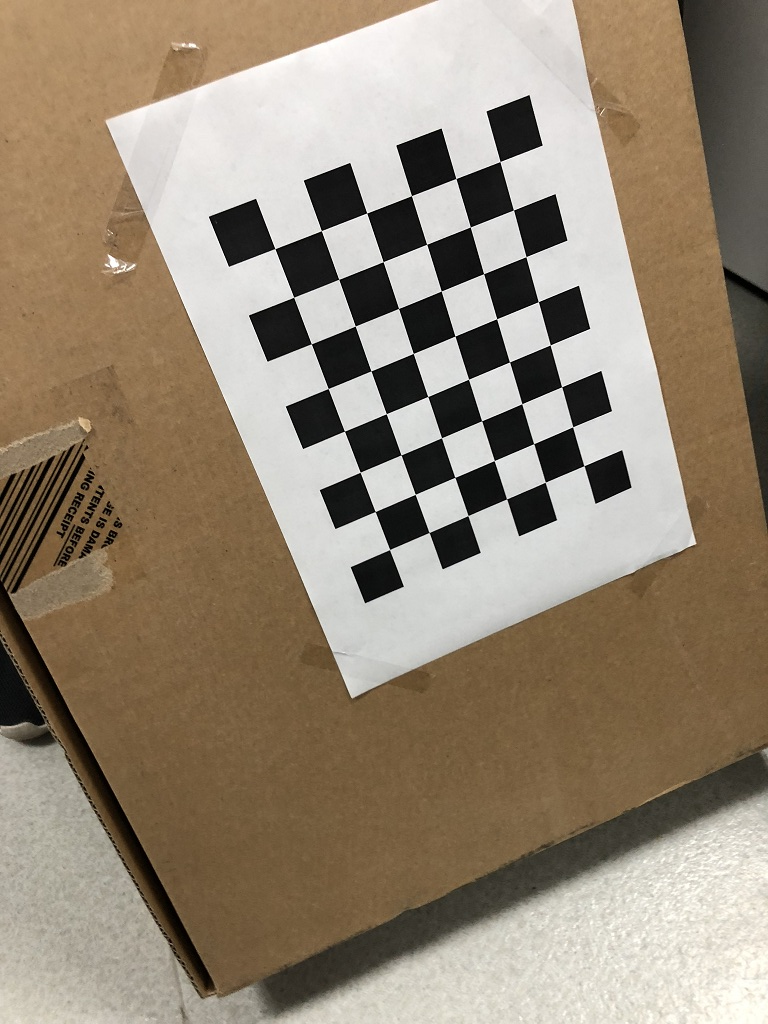
#> input picture cam_calibrate/test/00.jpg, 768 x 1024 px; its folder holds 5 pictures in this run
$ python calibrate.py
#> lines starting #> are read from the running program, lines starting #| are printed output that depends on the picture
import cv2
import glob
import numpy as np
import os

def getCorner(image):
    #image = "../*.jpg"
    CHECKERBOARD = (8,6) #棋盘格角点数量
    subpix_criteria = (cv2.TERM_CRITERIA_EPS+cv2.TERM_CRITERIA_MAX_ITER, 30, 0.1) #找角点
    objp = np.zeros((1, CHECKERBOARD[0]*CHECKERBOARD[1], 3), np.float32)
    objp[0,:,:2] = np.mgrid[0:CHECKERBOARD[0], 0:CHECKERBOARD[1]].T.reshape(-1, 2)
    _img_shape = None
    objpoints = [] # 3d point in real world space,存储棋盘格角点的世界坐标和图像坐标对
    imgpoints = [] # 2d points in image plane.
    images = glob.glob(image) #读取同一路径下图片
    for fname in images:
        img = cv2.imread(fname) #source image
#> img is the input picture: shape (1024, 768, 3); mean B, G, R 117.1, 135.4, 149.1
        # [5 lines of commented-out code are left out]
        gray = cv2.cvtColor(img,cv2.COLOR_BGR2GRAY) #转灰度
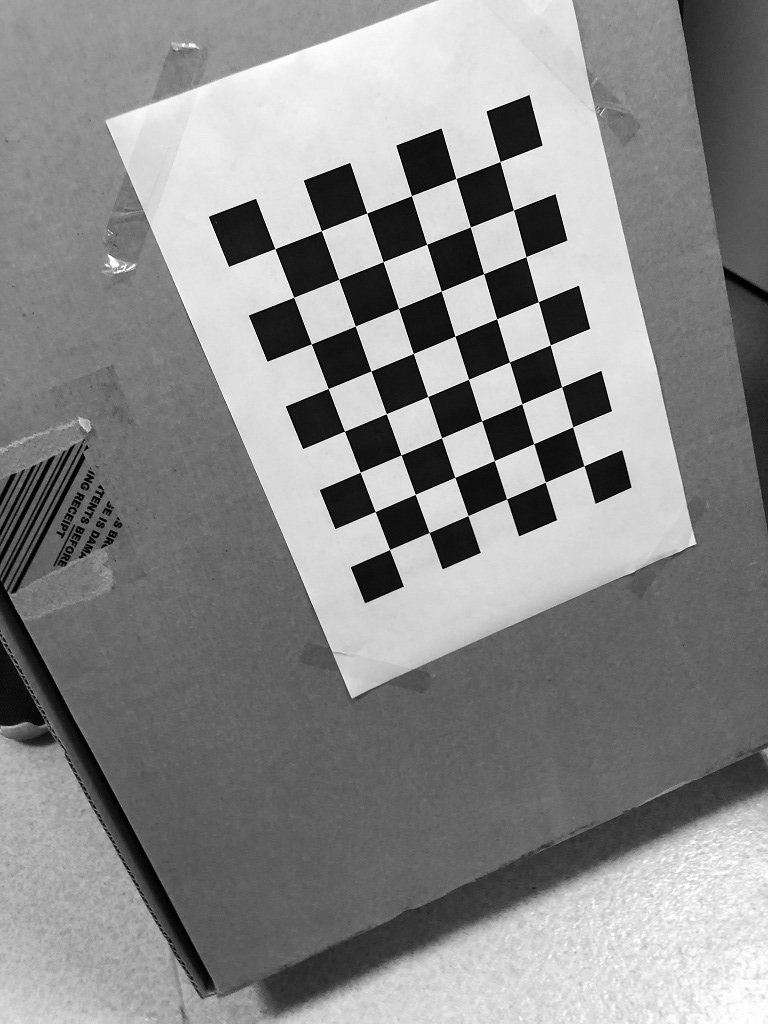
#> gray: shape (1024, 768); min 0, max 255, mean 137.4
        ret, corners = cv2.findChessboardCorners(gray, CHECKERBOARD,
    cv2.CALIB_CB_ADAPTIVE_THRESH+cv2.CALIB_CB_FAST_CHECK+cv2.CALIB_CB_NORMALIZE_IMAGE)
#> ret = True; corners = 48 rows, first 8: [500, 161.5], [513.5, 210], [525.9, 256.7], [538.2, 301.6], [550.3, 344.9], [561.7, 386.8], [572.6, 426.8], [584, 465.7]
        if ret == True:
            #亚像素级角点
            objpoints.append(objp)
            corners_sub=cv2.cornerSubPix(gray,corners,(3,3),(-1,-1),subpix_criteria)
#> corners_sub = 48 rows, first 8: [500, 161.5], [513.5, 210], [525.9, 256.6], [538.3, 301.6], [550.3, 344.9], [561.6, 386.8], [572.6, 426.8], [583.9, 465.7]
            imgpoints.append(corners)
            #在图像上显示角点
            # cv2.drawChessboardCorners(img, (8,6), corners_sub, ret)
            # cv2.imshow('findCorners',img)
            cv2.waitKey(1000)
#> pass 2 of the loop in getCorner, `for fname in images:`:
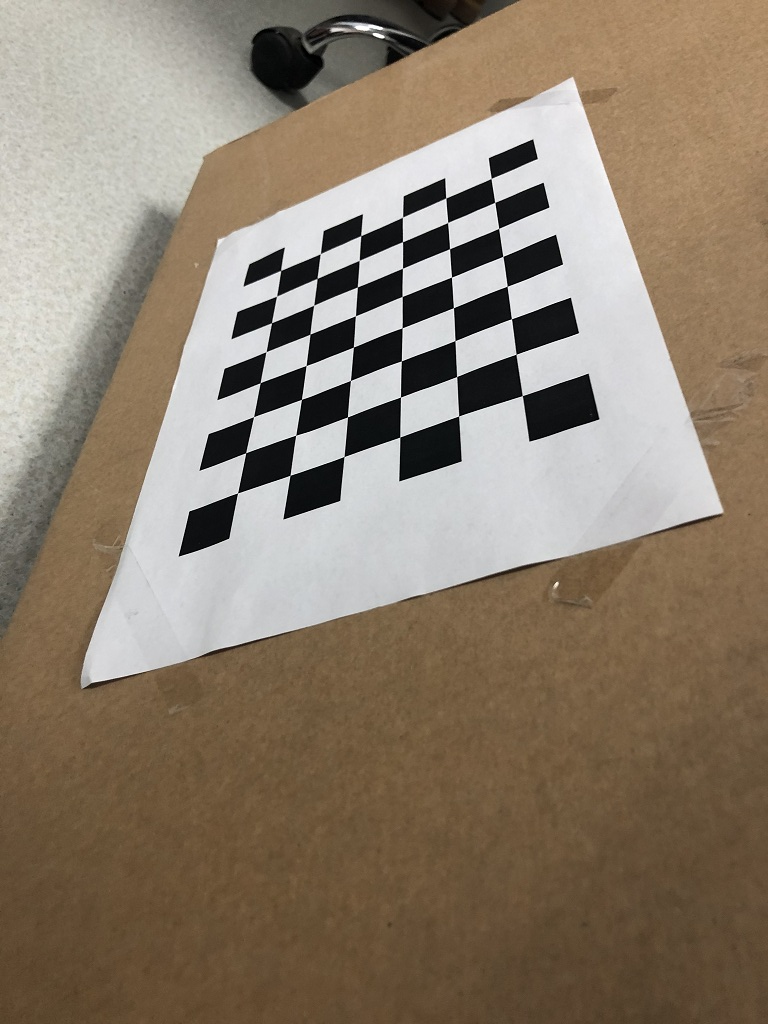
#> input picture cam_calibrate/test/01.jpg, 768 x 1024 px
#> in getCorner, img is the input picture: shape (1024, 768, 3); mean B, G, R 109.4, 126.2, 140.2
#> in getCorner, `gray = cv2.cvtColor(img,cv2.COLOR_BGR2GRAY)`:
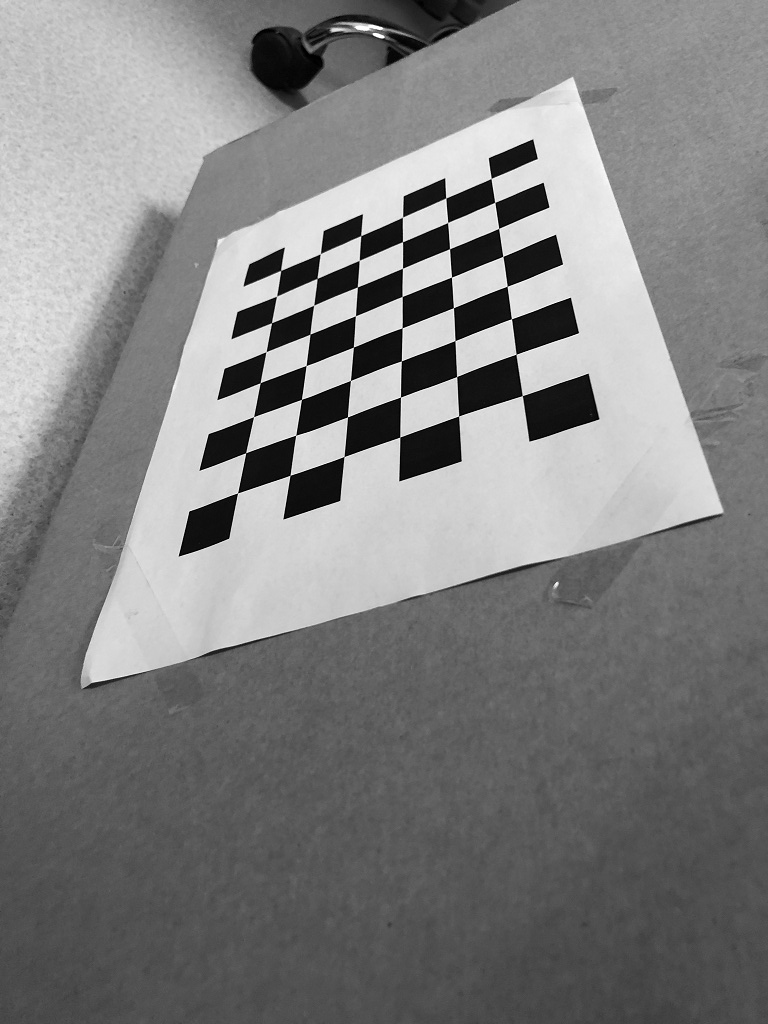
#> gray: shape (1024, 768); min 0, max 255, mean 128.5
#> corners = 48 rows, first 8: [491.1, 178.4], [494.7, 202.3], [498.6, 228.4], [502.8, 256.4], [507.3, 286.2], [511.4, 318.8], [516.2, 354.2], [522.2, 395.6]
#> corners_sub = 48 rows, first 8: [491.1, 178.4], [494.7, 202.4], [498.6, 228.4], [502.8, 256.4], [507.3, 286.2], [511.4, 318.7], [516.2, 354.2], [522.3, 395.6]
#> pass 3 of the loop in getCorner, `for fname in images:`:
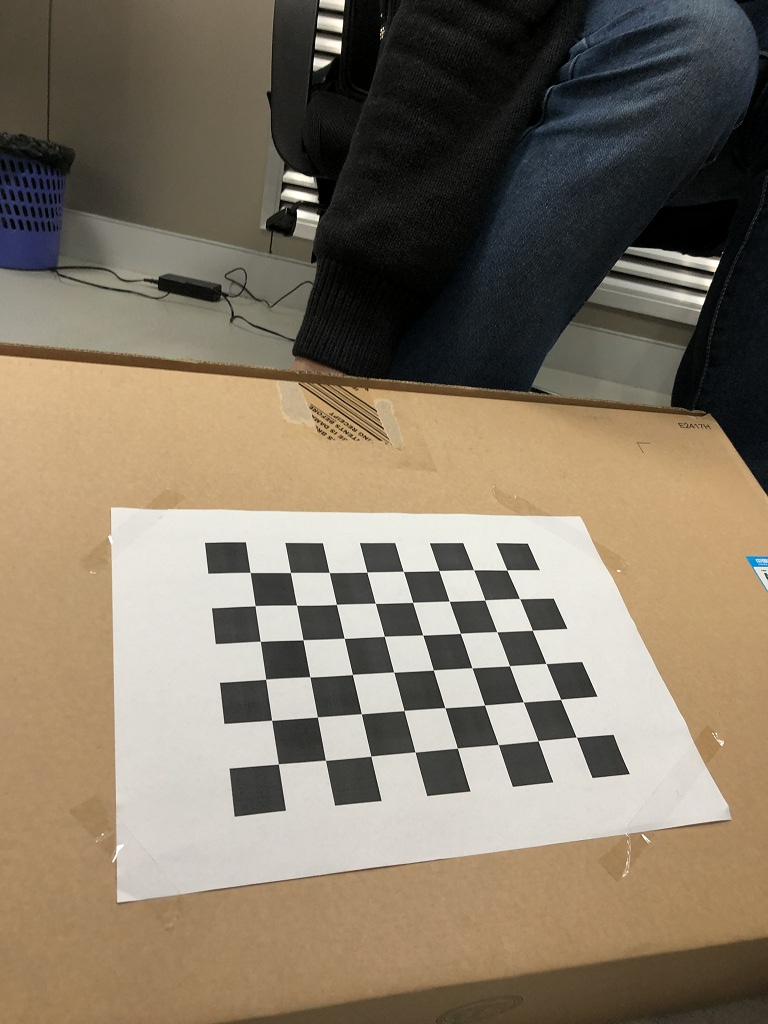
#> input picture cam_calibrate/test/02.jpg, 768 x 1024 px
#> in getCorner, img is the input picture: shape (1024, 768, 3); mean B, G, R 101.6, 119.3, 131.6
#> in getCorner, `gray = cv2.cvtColor(img,cv2.COLOR_BGR2GRAY)`:
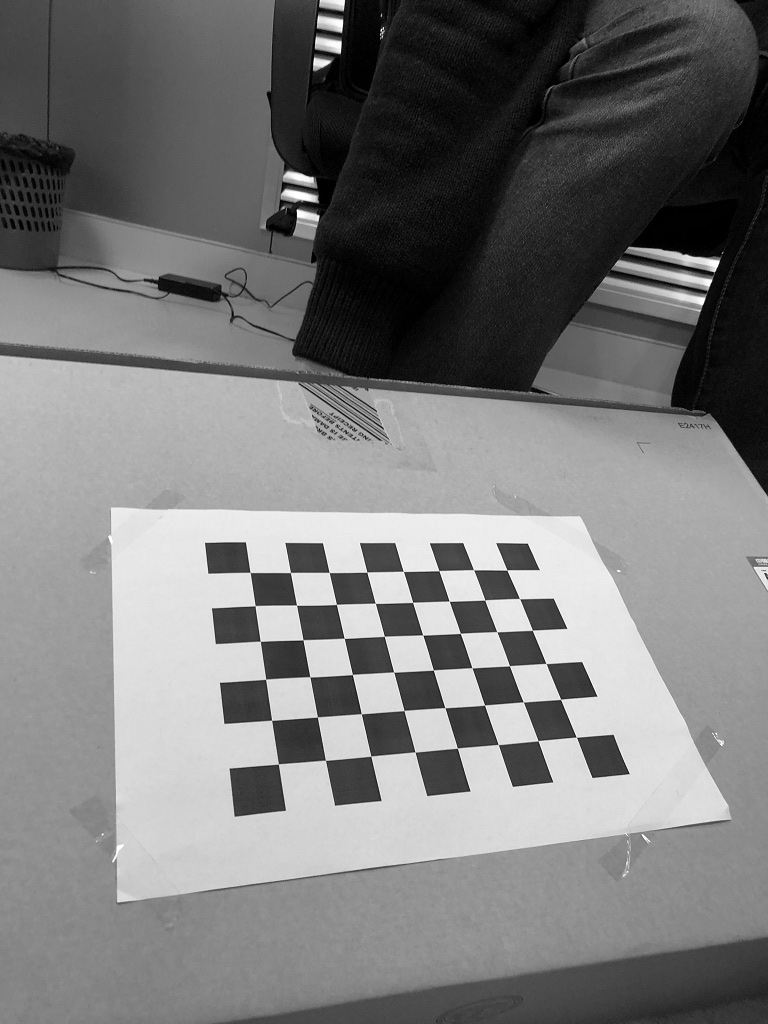
#> gray: shape (1024, 768); min 0, max 255, mean 121
#> corners = 48 rows, first 8: [250.2, 572.5], [290.4, 572.5], [329.2, 572.4], [366.8, 572.2], [403.4, 571.4], [438.9, 570.6], [473.6, 569.7], [507, 569.9]
#> corners_sub = 48 rows, first 8: [250.2, 572.4], [290.4, 572.5], [329.2, 572.4], [366.8, 572.2], [403.4, 571.4], [438.9, 570.6], [473.6, 569.7], [506.9, 570]
#> the loop made 5 passes; the first 3 are shown
    cv2.destroyAllWindows()
    img_shape = gray.shape[::-1]
#> img_shape = (768, 1024)
    return objpoints, imgpoints, img_shape

if __name__ == "__main__":
    print(os.getcwd())
    obj_p, img_p, img_shape = getCorner("C:/Users/Dell/Desktop/cvhw-zdt/cam_calibrate/test/*.jpg")
    '''
    传入所有图片各自角点的三维、二维坐标，相机标定。
    每张图片都有自己的旋转和平移矩阵，但是相机内参和畸变系数只有一组。
    mtx，相机内参；dist，畸变系数；revcs，旋转矩阵；tvecs，平移矩阵。
    '''
    ret, mtx, dist, rvecs, tvecs = cv2.calibrateCamera(obj_p, img_p, img_shape,None,None)
    img = cv2.imread('C:/Users/Dell/Desktop/cvhw-zdt/cam_calibrate/test/14.jpg') #输入目标图像
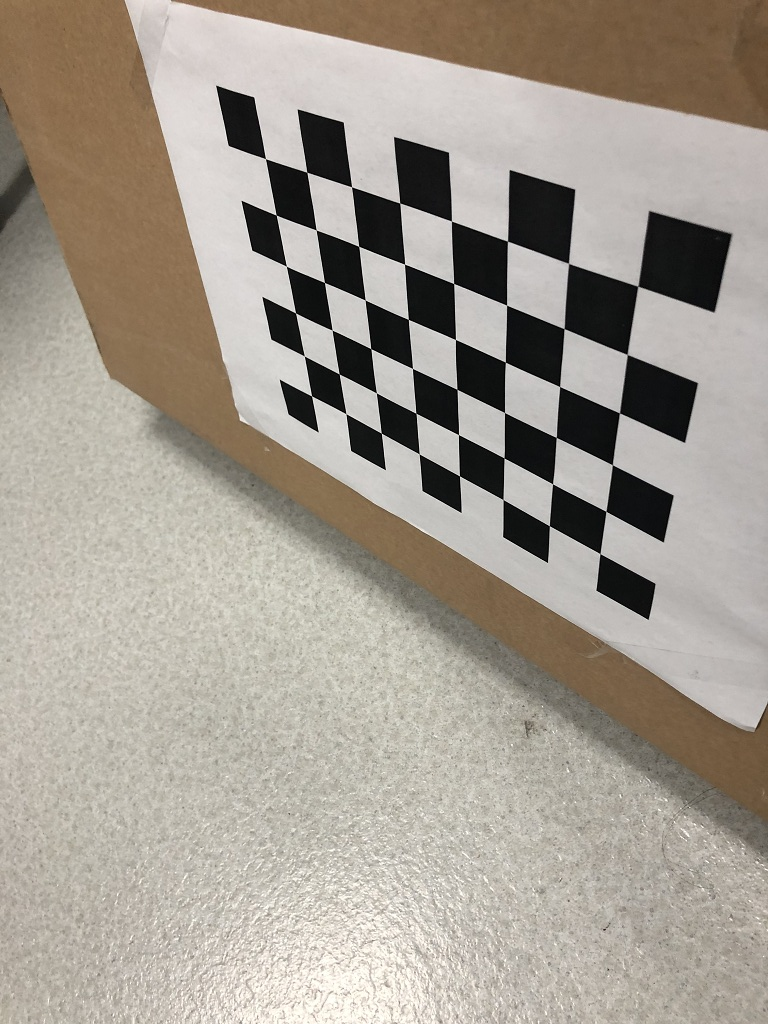
#> input picture cam_calibrate/test/14.jpg, 768 x 1024 px, found by its file name
#> img is the input picture: shape (1024, 768, 3); mean B, G, R 146.1, 156.6, 164.1
    h,w = img.shape[:2]
#> h = 1024; w = 768
    '''
    优化相机内参
    参数1表示保留所有像素点，同时可能引入黑色像素，
    设为0表示尽可能裁剪不想要的像素，0-1都可以取。
    '''
    newcameramtx, roi=cv2.getOptimalNewCameraMatrix(mtx,dist,(w,h),0,(w,h))
    dst = cv2.undistort(img, mtx, dist, None, newcameramtx) #纠正畸变
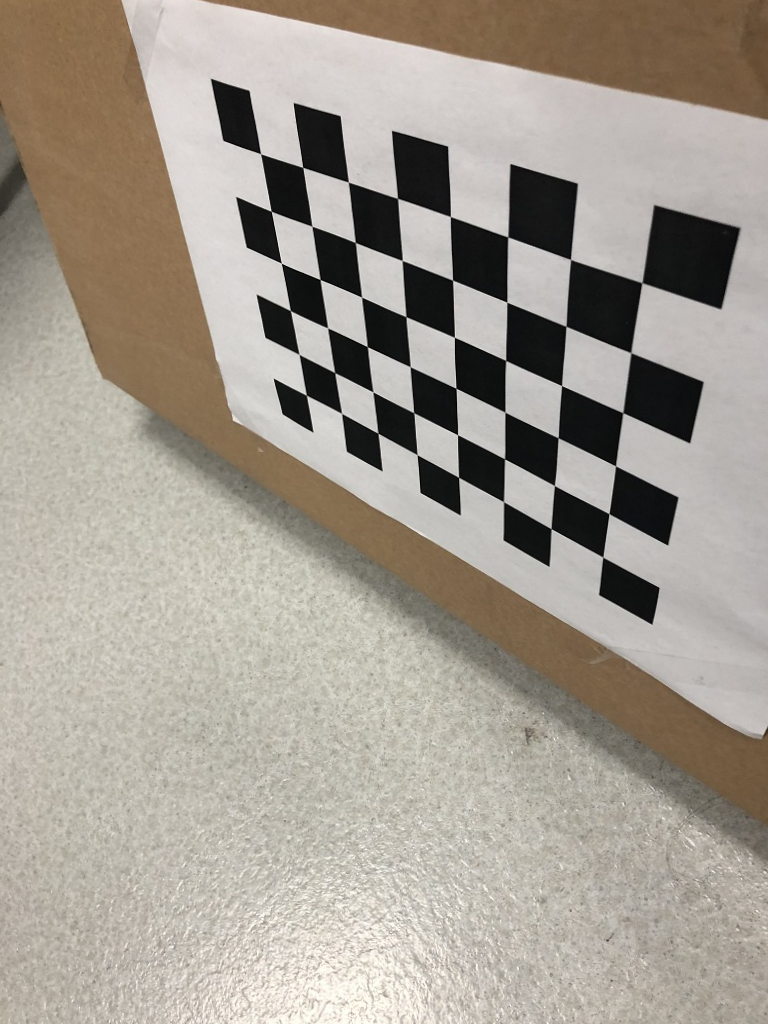
#> dst: shape (1024, 768, 3); mean B, G, R 146.2, 156.5, 163.8
    #输出纠正畸变以后的图片
    x,y,w,h = roi
    dst = dst[y:y+h, x:x+w]
#> dst: shape (1023, 767, 3)
    cv2.namedWindow("result",cv2.WINDOW_NORMAL)
    cv2.imshow("result",dst)
    cv2.waitKey()
    #输出内参矩阵和畸变矩阵
    print ("newcameramtx:/n",newcameramtx)
    print ("dist:/n",dist)
